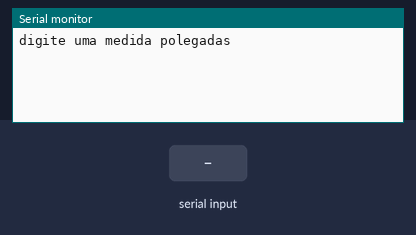
A sketch run on a simulated Arduino Uno, built with avr-gcc and run on an emulated ATmega328P. On the bench: the last lines printed to the serial monitor. The inputs (shaded band) are chosen by the test bench.

Above: at 1.2 s.
1.3 s: "90,45\n" received over Serial
At 1.8 s:
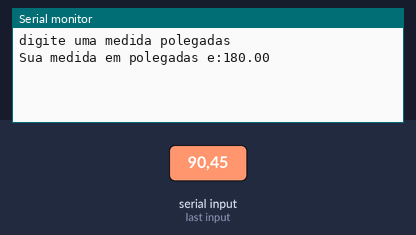
3.8 s: "30,150\n" received over Serial
At 4.6 s:
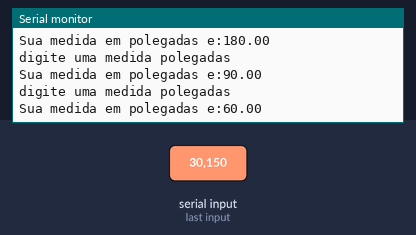
Timing chart, 0 to 6.8 s (numbered marks = the images above; inputs shaded):
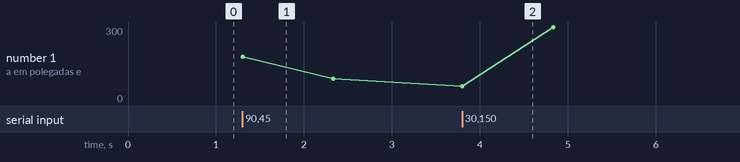

Measured:
- after the input at 1.3 s, the serial monitor: prints a new line at once (image 1)
- after the input at 3.8 s, the serial monitor: prints a new line at once (image 2)

The sketch:

lpmb_ex061.ino
```cpp
// C++ code
//

float medida = 0;


void setup()
{
Serial.begin(9600);
}

void loop()
{
Serial.println("digite uma medida polegadas");
 while( ! Serial.available());
  medida = Serial.parseFloat();

  medida = medida * 2,54;

  Serial.println("Sua medida em polegadas e:" + String(medida));


  delay(1000); // Wait for 1000 millisecond(s)
}
```
